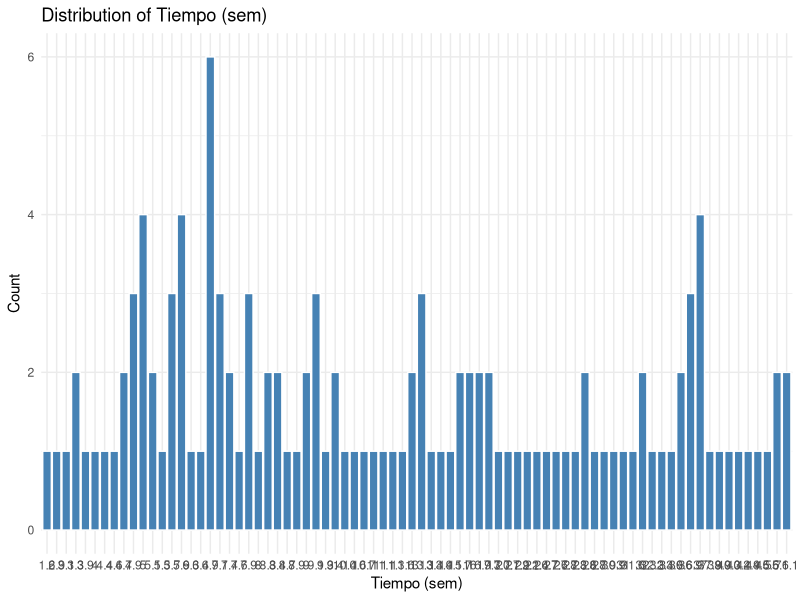
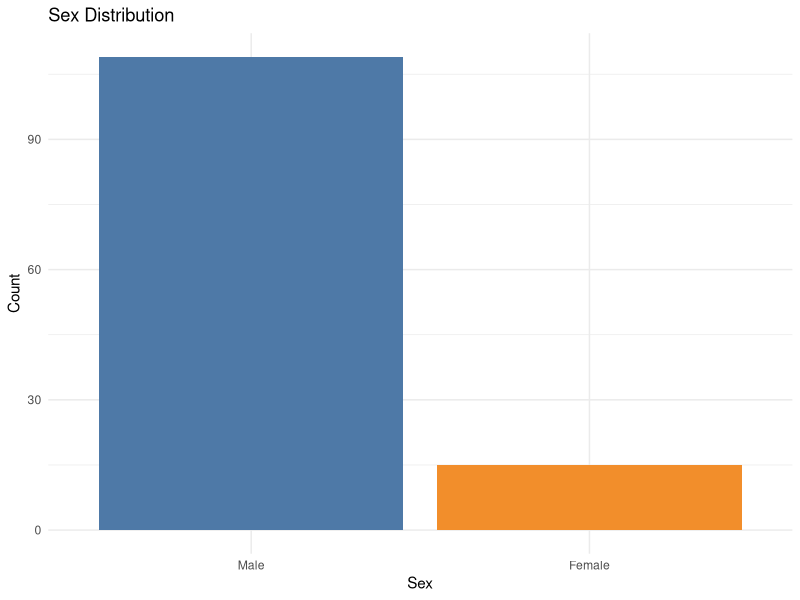
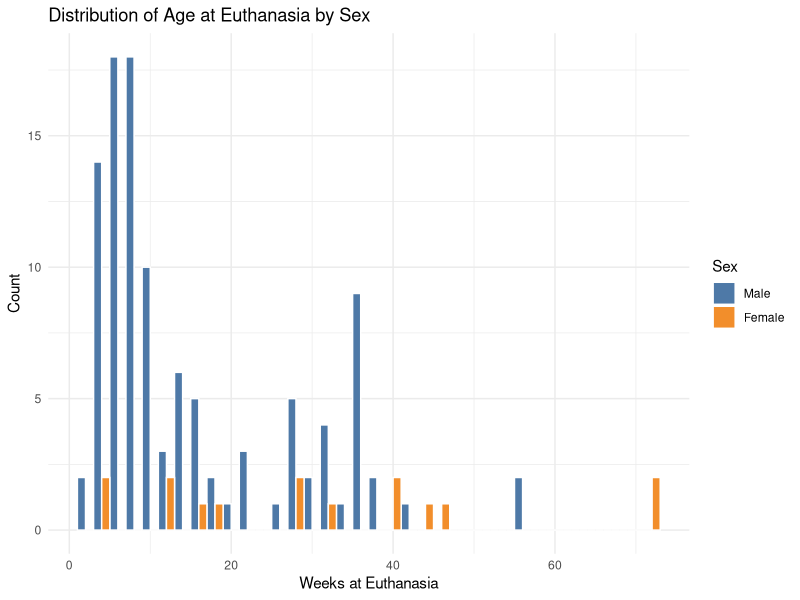
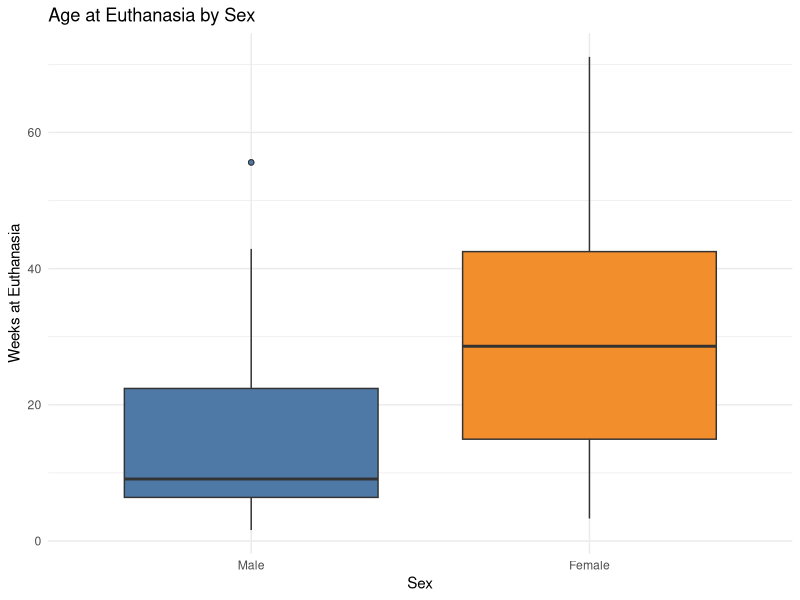
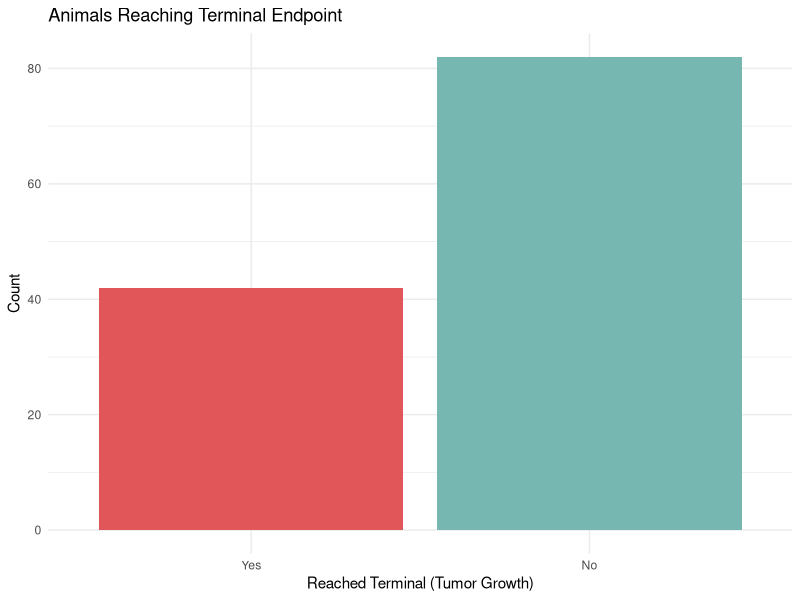
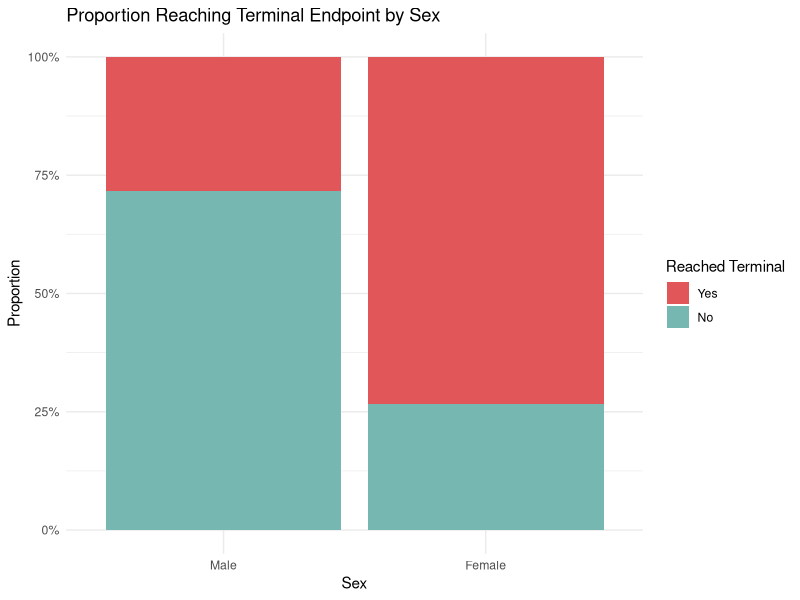
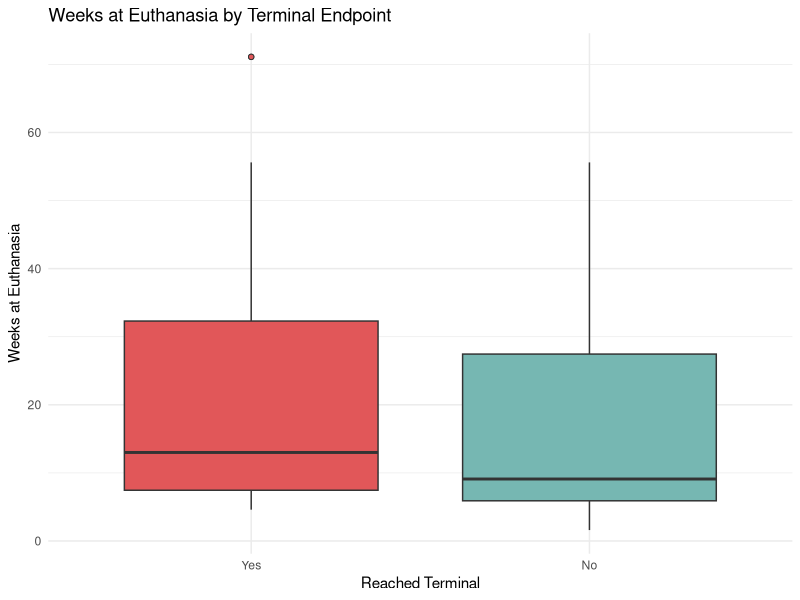

Recreate these plots in R, in order.
## ---- chunk 1
knitr::opts_chunk$set(echo = TRUE, warning = FALSE, message = FALSE)
## ---- chunk 2
library(ggplot2)
library(dplyr)
library(tidyr)
library(knitr)
library(scales)

# Load and normalize CSV columns
raw_data <- read.csv("R Raw Data.csv", stringsAsFactors = FALSE, skip = 1, check.names = FALSE)

data <- raw_data %>%
  transmute(
    weeks_at_euthanasia = as.numeric(sub(",", ".", `Tiempo (sem)`, fixed = TRUE)),
    reached_terminal = ifelse(trimws(as.character(`¿Llegó a término?`)) == "1", "Yes", "No"),
    sex = case_when(
      tolower(trimws(Sexo)) == "macho"  ~ "M",
      tolower(trimws(Sexo)) == "hembra" ~ "F",
      TRUE ~ NA_character_
    )
  ) %>%
  mutate(
    sex = factor(sex, levels = c("M", "F"), labels = c("Male", "Female")),
    reached_terminal = factor(reached_terminal, levels = c("Yes", "No"))
  )

kable(head(data), caption = "First rows of the dataset")
## ---- chunk 3
cat("Summary of Tiempo (sem):\n")
summary(data$weeks_at_euthanasia)
## ---- chunk 4
ggplot(data, aes(x = factor(weeks_at_euthanasia))) +
  geom_bar(fill = "steelblue", color = "white") +
  labs(
    title = "Distribution of Tiempo (sem)",
    x     = "Tiempo (sem)",
    y     = "Count"
  ) +
  theme_minimal()
## ---- chunk 5
sex_table <- table(data$sex)
kable(as.data.frame(sex_table), col.names = c("Sex", "Count"),
      caption = "Animal counts by sex")
## ---- chunk 6
ggplot(data, aes(x = sex, fill = sex)) +
  geom_bar(show.legend = FALSE) +
  scale_fill_manual(values = c("Male" = "#4E79A7", "Female" = "#F28E2B")) +
  labs(
    title = "Sex Distribution",
    x     = "Sex",
    y     = "Count"
  ) +
  theme_minimal()
## ---- chunk 7
cat("Summary of Weeks at Euthanasia:\n")
summary(data$weeks_at_euthanasia)
## ---- chunk 8
ggplot(data, aes(x = weeks_at_euthanasia, fill = sex)) +
  geom_histogram(binwidth = 2, color = "white", position = "dodge") +
  scale_fill_manual(values = c("Male" = "#4E79A7", "Female" = "#F28E2B")) +
  labs(
    title = "Distribution of Age at Euthanasia by Sex",
    x     = "Weeks at Euthanasia",
    y     = "Count",
    fill  = "Sex"
  ) +
  theme_minimal()
## ---- chunk 9
ggplot(data, aes(x = sex, y = weeks_at_euthanasia, fill = sex)) +
  geom_boxplot(show.legend = FALSE, outlier.shape = 21) +
  scale_fill_manual(values = c("Male" = "#4E79A7", "Female" = "#F28E2B")) +
  labs(
    title = "Age at Euthanasia by Sex",
    x     = "Sex",
    y     = "Weeks at Euthanasia"
  ) +
  theme_minimal()
## ---- chunk 10
terminal_table <- table(data$reached_terminal)
terminal_pct   <- prop.table(terminal_table) * 100

kable(
  data.frame(
    Reached_Terminal = names(terminal_table),
    Count            = as.integer(terminal_table),
    Percent          = round(as.numeric(terminal_pct), 1)
  ),
  caption = "Terminal endpoint counts and percentages"
)
## ---- chunk 11
ggplot(data, aes(x = reached_terminal, fill = reached_terminal)) +
  geom_bar(show.legend = FALSE) +
  scale_fill_manual(values = c("Yes" = "#E15759", "No" = "#76B7B2")) +
  labs(
    title = "Animals Reaching Terminal Endpoint",
    x     = "Reached Terminal (Tumor Growth)",
    y     = "Count"
  ) +
  theme_minimal()
## ---- chunk 12
ct <- table(Sex = data$sex, Terminal = data$reached_terminal)
kable(ct, caption = "Terminal endpoint by sex")
## ---- chunk 13
ggplot(data, aes(x = sex, fill = reached_terminal)) +
  geom_bar(position = "fill") +
  scale_fill_manual(values = c("Yes" = "#E15759", "No" = "#76B7B2")) +
  scale_y_continuous(labels = scales::percent) +
  labs(
    title = "Proportion Reaching Terminal Endpoint by Sex",
    x     = "Sex",
    y     = "Proportion",
    fill  = "Reached Terminal"
  ) +
  theme_minimal()
## ---- chunk 14
data %>%
  group_by(reached_terminal) %>%
  summarise(
    n        = n(),
    mean_wks = round(mean(weeks_at_euthanasia), 1),
    sd_wks   = round(sd(weeks_at_euthanasia), 1),
    min_wks  = min(weeks_at_euthanasia),
    max_wks  = max(weeks_at_euthanasia)
  ) %>%
  kable(
    col.names = c("Reached Terminal", "N", "Mean Weeks", "SD", "Min", "Max"),
    caption   = "Weeks at euthanasia by terminal endpoint"
  )
## ---- chunk 15
ggplot(data, aes(x = reached_terminal, y = weeks_at_euthanasia, fill = reached_terminal)) +
  geom_boxplot(show.legend = FALSE, outlier.shape = 21) +
  scale_fill_manual(values = c("Yes" = "#E15759", "No" = "#76B7B2")) +
  labs(
    title = "Weeks at Euthanasia by Terminal Endpoint",
    x     = "Reached Terminal",
    y     = "Weeks at Euthanasia"
  ) +
  theme_minimal()
## ---- chunk 16
t_result <- t.test(weeks_at_euthanasia ~ reached_terminal, data = data)
cat(sprintf(
  "Welch two-sample t-test\n  t = %.3f, df = %.1f, p-value = %.4f\n",
  t_result$statistic, t_result$parameter, t_result$p.value
))
## ---- chunk 17
chi_result <- chisq.test(table(data$sex, data$reached_terminal))
cat(sprintf(
  "Chi-squared test\n  X² = %.3f, df = %d, p-value = %.4f\n",
  chi_result$statistic, chi_result$parameter, chi_result$p.value
))
## ---- chunk 18
sessionInfo()
